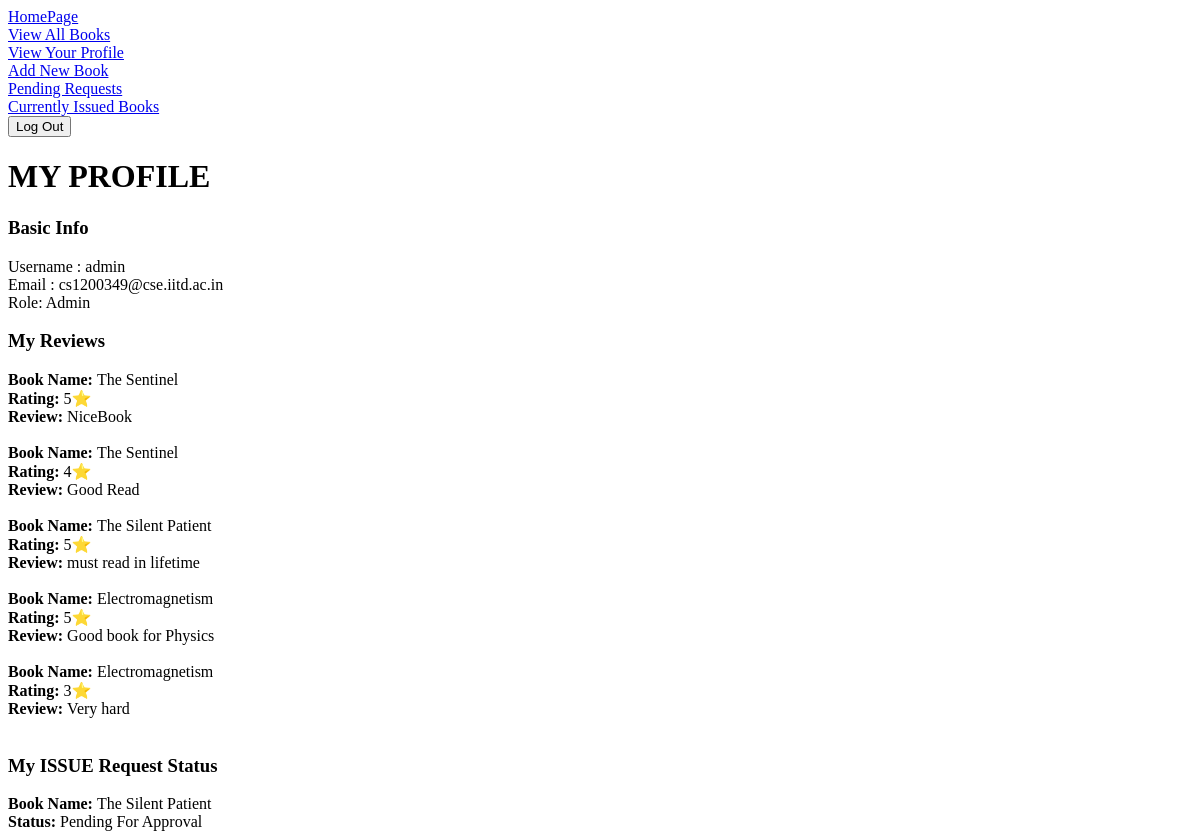
The app's page /userprofile (signed in), older data.
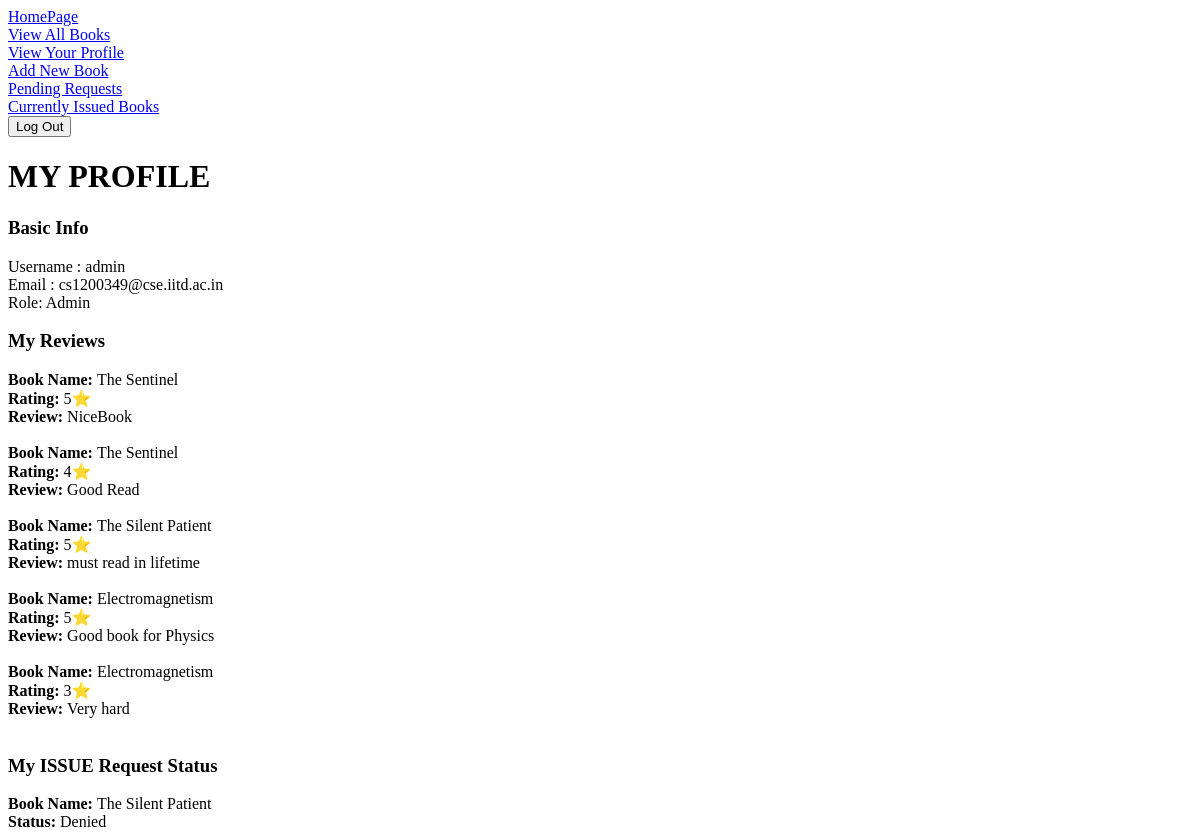
The same page, newer data.
### library/models.py (models this page shows, shortened)
class IssueRequest(models.Model):
    user = models.ForeignKey(User, on_delete=models.CASCADE)
    book = models.ForeignKey('Book',on_delete=models.CASCADE)
    permissions = ((False,'denied'),(True,'issued'))
    statu = ((False,'pending'),(True,'seen'))
    status=models.BooleanField(max_length=30,choices=statu,default=False)
    permission=models.BooleanField(max_length=30,choices=permissions,default=False)
    choice = ((True,'returned'),(False,'Not Returned'))
    returned = models.BooleanField(max_length=30,choices=choice,default=False)
    issue_date = models.DateTimeField(null=True,blank=True)
    return_date = models.DateTimeField(null=True,blank=True)

class Book(models.Model):
    title=models.CharField(max_length=50)
    genre_choice= [
        ('academics', 'Academics'),
        ('fiction', 'Fiction'),
        ('action ', 'Action '),
        ('biography', 'Biography'),
        ('history', 'History'),
        ('mystery','Mystery'),
        ('fantasy','Fantasy')
        ]
    isbn=models.PositiveIntegerField()
    author=models.CharField(max_length=40)
    genre=models.CharField(max_length=30,choices=genre_choice,default='academics')
    number = models.PositiveIntegerField()
    def __str__(self):
        return str(self.title)

### library/views.py (the view)
# urls.py: path('userprofile', views.userprofile, name = 'userprofile'),
@login_required(login_url='userlogin')
def userprofile(request):
    reviews=models.Review.objects.filter(user=request.user)
    requests = models.IssueRequest.objects.filter(user = request.user)
    return render(request, 'userprofile.html',locals())

### Templates/userprofile.html (shortened to what this page needs)
{% extends 'userbase.html' %}
{% block body %}
<h1>MY PROFILE </h1>
 <h3> Basic Info</h3>
Username : {{user.username}}<br>
Email : {{user.email}}<br>
Role: {% if  user.is_superuser %}Admin{% elif user.is_staff %}Staff{% else %}User{% endif %}
<h3> My Reviews</h3>
{% for review in reviews %}
<b>Book Name: </b>{{review.book}}<br>
<b>Rating: </b>{{review.rating}}⭐<br>
<b>Review: </b>{{review.review}}<br><br>
{% endfor %}
<h3> My ISSUE Request Status</h3>
{% for request in requests %}
{% if request.permission %}
{% if request.status %}
<b>Book Name: </b>{{request.book}}<br>
<b>Status: </b>Issued<br>
<b>Date Due: </b>{% if today.date >= request.return_date.date %}<font color="redn">{% else %}<font color="green">{% endif %} {{request.return_date}} </font>
{% endif %}<br><br>
{% else %}
{% if request.status %}
<b>Book Name: </b>{{request.book}}<br>
<b>Status: </b>Denied<br>
{% else %}
<b>Book Name: </b>{{request.book}}<br>
<b>Status: </b>Pending For Approval<br>
{% endif %}
{% endif %}
{% endfor %}
{% endblock body %}

Row changes from the older to the newer data that the page shows:
changed IssueRequest "The Silent Patient": status "Pending For Approval" → "Denied"
